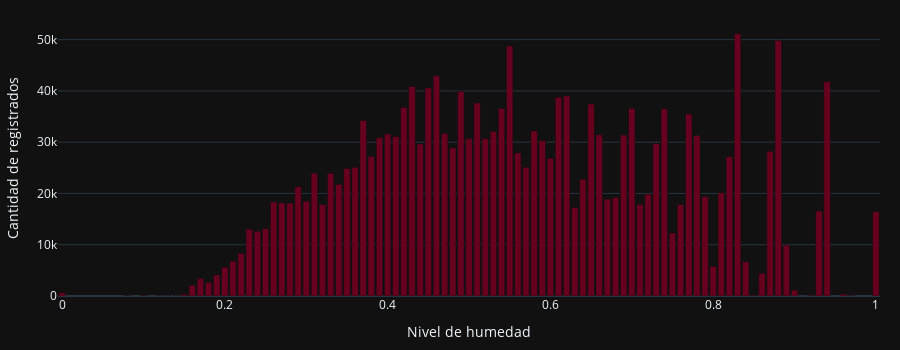

Write notebook code for a chart like this one.
### Markdown cell above
Hay más registrados cuando el dia es despejado, seguido de un dia con neblina y nubes. Y cae a medida que el clima emperoa.
Es una variable importante para nuestro modelo de entrenamiento!

### Code cell
humedad = new_bike_train.groupby('hum').sum()
fig = px.bar(y=humedad.cnt, x=humedad.index,color_discrete_sequence=px.colors.sequential.RdBu, template='plotly_dark')
fig.update_layout(height=350, width=900, margin=dict(l=20, r=20, t=20, b=20))
fig.update_xaxes(title_text="Nivel de humedad")
fig.update_yaxes(title_text="Cantidad de registrados")
fig.show()

### Figure 1 — Plotly figure (JSON) as saved in the notebook; plotly's stock layout.template omitted (floating-point values rounded to 4 significant figures)
{"data": [{"alignmentgroup": "True", "hovertemplate": "x=%{x}<br>y=%{y}<extra></extra>", "legendgroup": "", "marker": {"color": "rgb(103,0,31)", "pattern": {"shape": ""}}, "name": "", "offsetgroup": "", "orientation": "v", "showlegend": false, "textposition": "auto", "type": "bar", "x": [0, 0.08, 0.1, 0.12, 0.13, 0.14, 0.15, 0.16, 0.17, 0.18, 0.19, 0.2, 0.21, 0.22, 0.23, 0.24, 0.25, 0.26, 0.27, 0.28, 0.29, 0.3, 0.31, 0.32, 0.33, 0.34, 0.35, 0.36, 0.37, 0.38, 0.39, 0.4, 0.41, 0.42, 0.43, 0.44, 0.45, 0.46, 0.47, 0.48, 0.49, 0.5, 0.51, 0.52, 0.53, 0.54, 0.55, 0.56, 0.57, 0.58, 0.59, 0.6, 0.61, 0.62, 0.63, 0.64, 0.65, 0.66, 0.67, 0.68, 0.69, 0.7, 0.71, 0.72, 0.73, 0.74, 0.75, 0.76, 0.77, 0.78, 0.79, 0.8, 0.81, 0.82, 0.83, 0.84, 0.85, 0.86, 0.87, 0.88, 0.89, 0.9, 0.92, 0.93, 0.94, 0.96, 0.97, 1], "xaxis": "x", "y": [623, 77, 107, 29, 17, 38, 292, 2077, 3404, 2658, 4101, 5619, 6786, 8317, 13043, 12634, 13123, 18355, 18149, 18128, 21311, 18510, 23941, 17834, 23937, 21783, 24878, 25098, 34211, 27191, 30880, 31575, 31096, 36803, 40851, 29666, 40575, 42943, 31674, 28882, 39944, 30669, 37645, 30647, 32074, 36568, 48755, 27910, 25116, 32186, 30293, 26843, 38779, 39023, 17247, 22781, 37439, 31432, 18887, 19201, 31396, 36633, 17888, 19861, 29711, 36524, 12307, 17845, 35487, 31281, 19374, 5781, 20151, 27146, 51138, 6669, 177, 4422, 28251, 49846, 9927, 1126, 152, 16562, 41781, 375, 64, 16451], "yaxis": "y"}], "layout": {"barmode": "relative", "height": 350, "legend": {"tracegroupgap": 0}, "margin": {"b": 20, "l": 20, "r": 20, "t": 20}, "width": 900, "xaxis": {"anchor": "y", "domain": [0, 1], "title": {"text": "Nivel de humedad"}}, "yaxis": {"anchor": "x", "domain": [0, 1], "title": {"text": "Cantidad de registrados"}}}}
